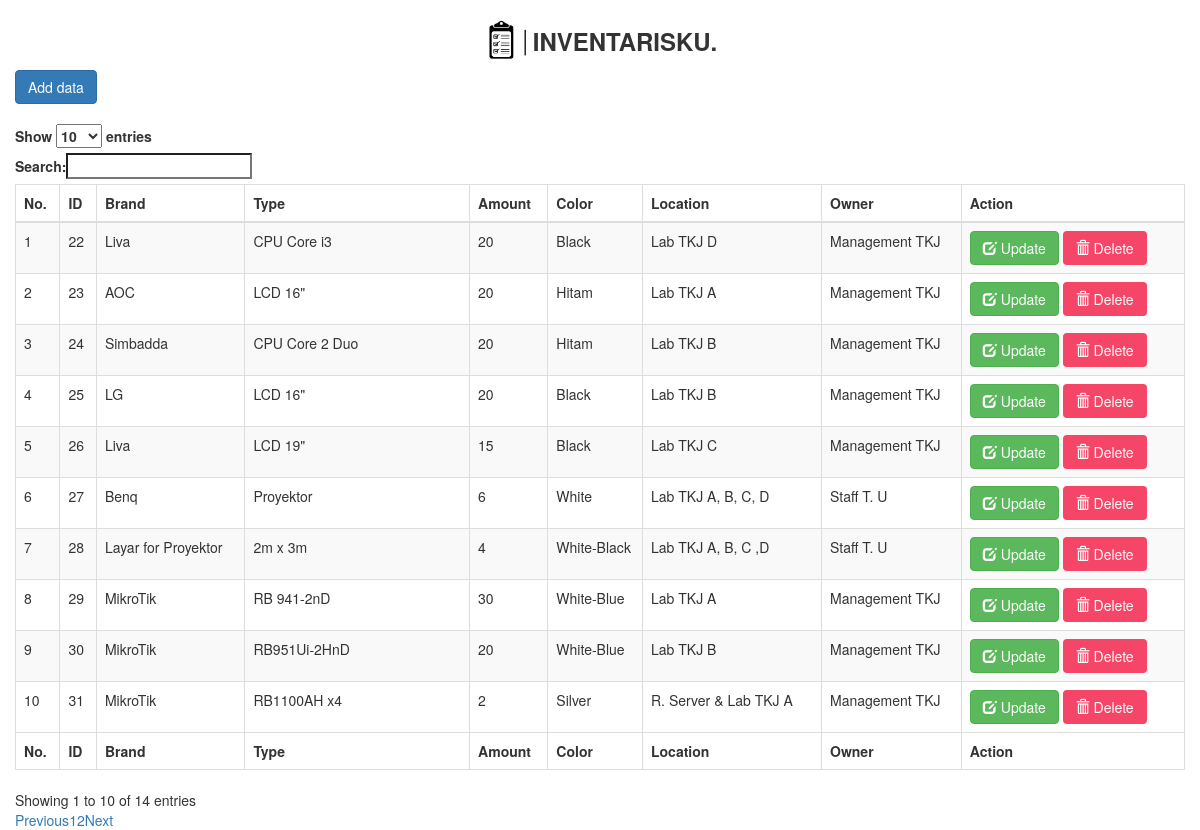
The page / on the database its author committed.
### tables this page shows
CREATE TABLE `inventaris` (
  `id` int(50) NOT NULL,
  `brand` varchar(50) NOT NULL,
  `type` varchar(50) NOT NULL,
  `amount` varchar(50) NOT NULL,
  `color` varchar(50) NOT NULL,
  `owner` varchar(50) NOT NULL,
  `location` varchar(50) NOT NULL
);

### index.php (the view, shortened to what this page needs)
<!DOCTYPE html>
<html lang="en">
<head>
    <link rel="stylesheet" href="//maxcdn.bootstrapcdn.com/bootstrap/3.3.6/css/bootstrap.min.css" />
    <link rel="stylesheet" href="https://cdn.datatables.net/1.10.12/css/dataTables.bootstrap.min.css" />
    <link rel="stylesheet" href="https://cdn.jsdelivr.net/npm/bootstrap@3.3.6/dist/css/bootstrap.min.css">
</head>
<body>
    <div class="container-fluid">
    <div class="container" style="margin:auto; box-shadow:5px;">
    <div class="row">
        <h3 style="text-align: center; margin-bottom: -20px;"><img src="img/inventaris-dark.png" style="height:50px; width:50px;"><b>INVENTARISKU.</b></h3><br>
    <a href="insert.php"><button type="submit" class="btn btn-primary" style="margin-bottom: 20px;">Add data</button></a>
    <table id="tabel-data" class="table table-striped table-bordered" cellspacing="0">
        <thead>
            <tr>
                <th>No.</th>
                <th>ID</th>
                <th>Brand</th>
                <th>Type</th>
                <th>Amount</th>
                <th>Color</th>
                <th>Location</th>
                <th>Owner</th>
                <th>Action</th>
            </tr>
        </thead>
        <tfoot>
            <tr>
                <th>No.</th>
                <th>ID</th>
                <th>Brand</th>
                <th>Type</th>
                <th>Amount</th>
                <th>Color</th>
                <th>Location</th>
                <th>Owner</th>
                <th>Action</th>
            </tr>
        </tfoot>
        <tbody>
            <?php
            include "db-conn.php";
            $sql = "SELECT * FROM inventaris";
            $queri = mysqli_query($conn, $sql);
            $no=1;
            while($data = mysqli_fetch_array($queri)){
            ?>
            <tr>
                <td><?php echo $no?></td>
                <td><?php echo $data['id'];?></td>
                <td><?php echo $data['brand'];?></td>
                <td><?php echo $data['type'];?></td>
                <td><?php echo $data['amount'];?></td>
                <td><?php echo $data['color'];?></td>
                <td><?php echo $data['location'];?></td>
                <td><?php echo $data['owner'];?></td>
                <td>
                    <a href="update.php?updateid=<?php echo $data['id'];?>"><button type="submit" class="btn btn-success" name="update" id="update"><span class="glyphicon glyphicon-edit"></span> Update</button></a>
                    <a href="delete.php?deleteid=<?php echo $data['id'];?>" class="btn-info"><button type="submit" class="btn" style="background-color: #f64668;" name="delete" id="delete"><span class="glyphicon glyphicon-trash white"></span> Delete</button></a>
                </td>
            </tr>
            <?php
            $no++;
            }
            ?>
        </tbody>
    </table>
    </div>
    </div>
</body>
</html>

### rows shown on the page
inventaris: id "22", brand "Liva", type "CPU Core i3", amount "20", color "Black", location "Lab TKJ D", owner "Management TKJ"
inventaris: id "23", brand "AOC", type "LCD 16\"", amount "20", color "Hitam", location "Lab TKJ A", owner "Management TKJ"
inventaris: id "24", brand "Simbadda", type "CPU Core 2 Duo", amount "20", color "Hitam", location "Lab TKJ B", owner "Management TKJ"
inventaris: id "25", brand "LG", type "LCD 16\"", amount "20", color "Black", location "Lab TKJ B", owner "Management TKJ"
inventaris: id "26", brand "Liva", type "LCD 19\"", amount "15", color "Black", location "Lab TKJ C", owner "Management TKJ"
inventaris: id "27", brand "Benq", type "Proyektor", amount "6", color "White", location "Lab TKJ A, B, C, D", owner "Staff T. U"
inventaris: id "28", brand "Layar for Proyektor", type "2m x 3m", amount "4", color "White-Black", location "Lab TKJ A, B, C ,D", owner "Staff T. U"
inventaris: id "29", brand "MikroTik", type "RB 941-2nD", amount "30", color "White-Blue", location "Lab TKJ A", owner "Management TKJ"
inventaris: id "30", brand "MikroTik", type "RB951Ui-2HnD", amount "20", color "White-Blue", location "Lab TKJ B", owner "Management TKJ"
inventaris: id "31", brand "MikroTik", type "RB1100AH x4", amount "2", color "Silver", location "R. Server & Lab TKJ A", owner "Management TKJ"
